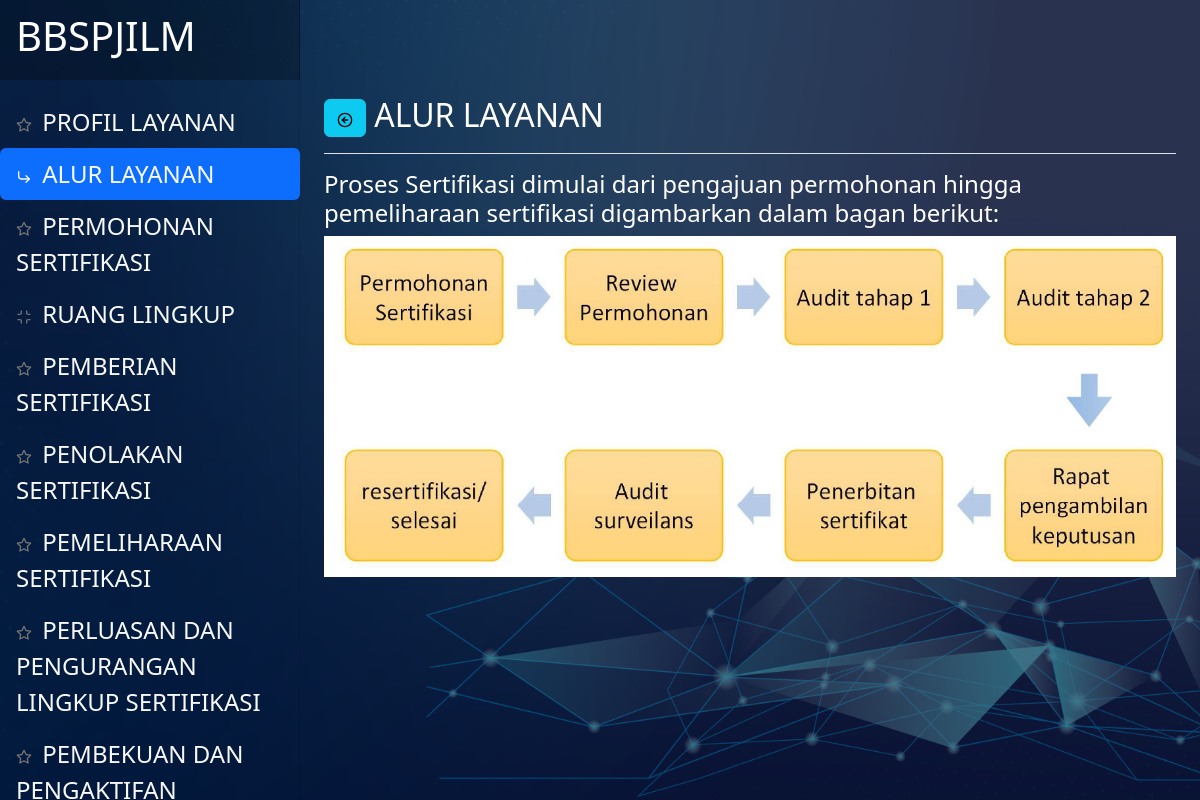
Page /index.php/lssm/alur on the committed database.
### tables this page shows
CREATE TABLE `tbl_devmenu` (
  `id` int(11) NOT NULL,
  `afiliasi` varchar(63) NOT NULL,
  `nama` varchar(63) NOT NULL,
  `icon` varchar(63) NOT NULL,
  `link` varchar(127) NOT NULL,
  `nourut` int(15) NOT NULL,
  `status` varchar(15) NOT NULL
);

### application/views/partial.php (called while the page is built, shortened)
<?php $this->load->view('_partial/header'); ?>
<?php $this->load->view($subview); ?>

### application/controllers/Lssm.php (called while the page is built, shortened)
<?php
class Lssm extends CI_Controller
{
    public function __construct()
    {
        $this->load->model(['Dashboard_mod']);
    }
    public function alur()
    {
        $data['judul'] = "ALUR LAYANAN";
        $data['getmenu'] = $this->Dashboard_mod->getAllData('tbl_devmenu', ['tbl_devmenu.status' => '1', 'tbl_devmenu.afiliasi' => 'lssm'])->result_array();
        $data['menuid'] = '23';
        $data['subview'] = "lssm/alur";
        $this->load->view('partial', $data);
    }
}

### index.php (called while the page is built, shortened)
<?php
require_once BASEPATH.'core/CodeIgniter.php';

### application/models/Dashboard_mod.php (called while the page is built)
<?php
class Dashboard_mod extends CI_model
{
    public function getAllData($table, $where = null)
    {
        $this->db->from($table);
        if (isset($where)) {
            $this->db->where($where);
        }
        if ($table === "tbl_devmenu") {
            $this->db->order_by('tbl_devmenu.nourut', 'ASC');
        } else {
            $this->db->order_by('id', 'asc');
        }
        return $this->db->get();
    }
}

### application/views/lssm/alur.php (the view, shortened to what this page needs)
<div class="d-flex justify-content-between flex-wrap flex-md-nowrap align-items-center pt-3 pb-2 mb-3 border-bottom">
    <h1 class="h2"><a href="<?= base_url('dashboard/menulayanan') ?>" class="btn btn-info"><i data-feather="arrow-left-circle"></i></a> <?= $judul ?></h1>
</div>
<h4>Proses Sertifikasi dimulai dari pengajuan permohonan hingga pemeliharaan sertifikasi digambarkan dalam bagan berikut:</h4>
<img src="<?= base_url('assets/img/lssmalur.jpg') ?>" class="img-fluid" alt="" srcset="">

### application/views/_partial/header.php (shortened to what this page needs)
<!doctype html>
<html lang="en">
<head>
    <link href="<?= base_url('') ?>assets/dist/css/bootstrap.min.css" rel="stylesheet">
    <link href="<?= base_url('') ?>assets/DataTables/datatables.min.css" rel="stylesheet">
    <link href="<?= base_url('') ?>/assets/css/dashboard.css" rel="stylesheet">
</head>
<body class="text-white">
    <header class="navbar navbar-dark sticky-top flex-md-nowrap p-0">
        <a class="navbar-brand col-md-3 col-lg-3 me-10 px-3 fs-6" href="<?= base_url('dashboard/menuutama') ?>">
            <h1>BBSPJILM</h1>
        </a>
    </header>
    <div class="container-fluid text-white">
        <div class="row">
            <nav id="sidebarMenu" class="col-md-3 col-lg-3 d-md-block sidebar collapse">
                <div class="position-sticky pt-5 sidebar-sticky ">
                    <ul class="nav nav-pills d-flex flex-column justify-content-evenly align-text-center mb-auto ">
                        <?php foreach ($getmenu as $row) : ?>
                            <li class="nav-item">
                                <a href="<?= base_url($row['link']) ?>" class="nav-link fs-4 text-light <?= ($row['id'] == $menuid) ? "active" : "" ?>" aria-current="page">
                                    <i data-feather="<?= $row['icon'] ?>"></i>
                                    <?= $row['nama'] ?>
                                </a>
                            </li>
                        <?php endforeach; ?>
                    </ul>
                </div>
            </nav>
            <main class="col-md-9 ms-sm-auto col px-md-4">

### assets/css/dashboard.css (style rules this page uses)
body { font-size: .875rem; }
.feather { width: 16px; height: 16px; }
.sidebar { position: fixed; top: 0; bottom: 0; left: 0; z-index: 100; padding: 48px 0 0; box-shadow: inset -1px 0 0 rgba(0, 0, 0, .1); }
.sidebar-sticky { height: calc(100vh - 48px); overflow-x: hidden; overflow-y: auto; }
.sidebar .nav-link { font-weight: 500; color: #333; }
.sidebar .nav-link .feather { margin-right: 4px; color: #727272; }
.sidebar .nav-link.active { color: #2470dc; }
.sidebar .nav-link:hover .feather, .sidebar .nav-link.active .feather { color: inherit; }
.navbar-brand { padding-top: .75rem; padding-bottom: .75rem; background-color: rgba(0, 0, 0, .25); box-shadow: inset -1px 0 0 rgba(0, 0, 0, .25); }

### rows in the picture
tbl_devmenu: nama "PROFIL LAYANAN"
tbl_devmenu: nama "ALUR LAYANAN"
tbl_devmenu: nama "PERMOHONAN SERTIFIKASI"
tbl_devmenu: nama "RUANG LINGKUP"
tbl_devmenu: nama "PEMBERIAN SERTIFIKASI"
tbl_devmenu: nama "PENOLAKAN SERTIFIKASI"
tbl_devmenu: nama "PEMELIHARAAN SERTIFIKASI"
tbl_devmenu: nama "PERLUASAN DAN PENGURANGAN LINGKUP SERTIFIKASI"
